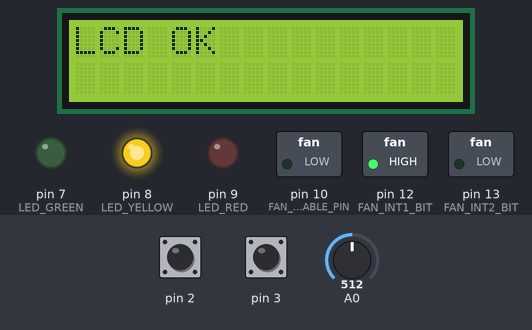
Bench run of a sketch on a simulated Arduino Mega 2560, built with avr-gcc and run on an emulated ATmega2560. Parts: 16×2 character LCD, switched loads named in the sketch (green lamp = pin HIGH), output pins drawn as LEDs (lit = HIGH). Inputs (shaded band) come from the test bench; at power-on: pin 2 HIGH, A0 = 512, pin 3 HIGH. The local clock reads 2024-03-15 10:24:30 at power-on unless the sketch sets it; what the sketch prints to the serial monitor is not drawn.

Above: at 1.2 s.
1.3 s: pin 2 pulled LOW for 0.15 s
At 2.5 s:
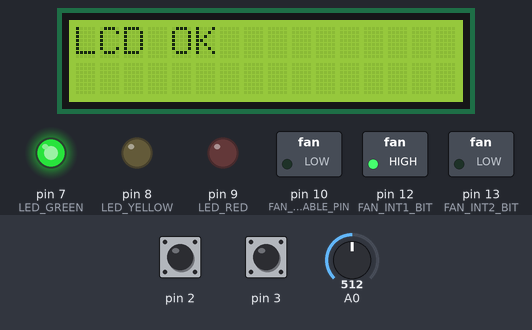
2.9 s: A0 set to 0
At 3.7 s:
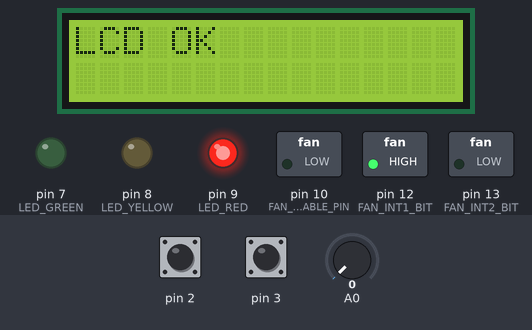
Timing chart, 0 to 5.9 s (numbered marks = the images above; inputs shaded):
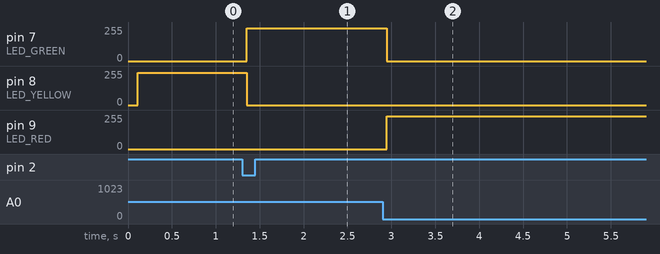

Measured:
- after the input at 1.3 s, pin 7 (LED_GREEN): 0/255 → 247/255 after 0.05 s; pin 8 (LED_YELLOW): 243/255 → 0/255 after 0.05 s
- after the input at 2.9 s, pin 7 (LED_GREEN): 247/255 → 0/255 after 0.05 s; pin 9 (LED_RED): 0/255 → 246/255 after 0.05 s

The sketch:

project_code.ino
```cpp
//////////
// Author: Alex Hoffman
// Last Updated: 12/12/2025
// Disc: Final project program for Arduino Mega
// Class: CPE 301-1001
// Date Due: 12/13/2025
//////////

/////
// Allowed libraries
/////
#include <Stepper.h>
#include <LiquidCrystal.h>
#include <DHT.h>
#include <RTClib.h>

/////
// Global state & enums
/////
typedef enum {
    STATE_DISABLED,
    STATE_IDLE,
    STATE_RUNNING,
    STATE_ERROR
} CoolerState;

volatile CoolerState currentState = STATE_DISABLED;

// ISR flags
volatile bool startPressed = false;
volatile bool resetPressed = false;

/////
// GPIO registers for LEDs and fan
/////
volatile unsigned char* ddr_b = (unsigned char*)0x24;
volatile unsigned char* port_b = (unsigned char*)0x25;

volatile unsigned char* ddr_h = (unsigned char*)0x101;
volatile unsigned char* port_h = (unsigned char*)0x102;

/////
// LEDs
/////
#define LED_GREEN   4 // PH4
#define LED_YELLOW  5 // PH5
#define LED_RED     6 // PH6

void gpioInit() {
    *ddr_h |= (1 << LED_GREEN) | (1 << LED_YELLOW) | (1 << LED_RED);
}

void allLedsOff() {
    *port_h &= ~((1 << LED_GREEN) | (1 << LED_YELLOW) | (1 << LED_RED));
}

void setGreenLed() {
    allLedsOff(); *port_h |= (1 << LED_GREEN);
}
void setYellowLed() {
    allLedsOff(); *port_h |= (1 << LED_YELLOW);
}
void setRedLed() {
    allLedsOff(); *port_h |= (1 << LED_RED);
}

/////
// Fan motor
/////
#define FAN_ENABLE_PIN  10 // OC2A - PB4
#define FAN_INT1_BIT    6 // PB6
#define FAN_INT2_BIT    7 // PB7

#define FAN_SPEED   200

void fanInit() {
    // Set PB6 and PB7 as outputs
    *ddr_b |= (1 << FAN_INT1_BIT) | (1 << FAN_INT2_BIT);

    // Sets direction
    *port_b |= (1 << FAN_INT1_BIT);
    *port_b &= ~(1 << FAN_INT2_BIT);

    analogWrite(FAN_ENABLE_PIN, 0);
}

void fanOn() {
    analogWrite(FAN_ENABLE_PIN, FAN_SPEED);
}
void fanOff() {
    analogWrite(FAN_ENABLE_PIN, 0);
}

/////
// ADC - Water sensor
/////
volatile unsigned char* my_admux = (unsigned char*)0x7C;
volatile unsigned char* my_adcsrb = (unsigned char*)0x7B;
volatile unsigned char* my_adcsra = (unsigned char*)0x7A;
volatile unsigned char* my_adcl = (unsigned char*)0x78;
volatile unsigned char* my_adch = (unsigned char*)0x79;

#define WATER_LOW_THRESHOLD 200

void adc_init() {
    *my_adcsra |= 0x80;
    *my_adcsra &= 0xDF;
    *my_adcsra &= 0xF7;
    *my_adcsra &= 0xF8;
    *my_adcsrb &= 0xF7;
    *my_adcsrb &= 0xF8;
    *my_admux &= 0x7F;
    *my_admux |= 0x40;
    *my_admux &= 0xDF;
    *my_admux &= 0xE0;
}

unsigned int readWaterLevelADC() {
    *my_admux &= 0xE0;
    *my_adcsrb &= 0xF7;
    *my_adcsra |= 0x40;
    while(*my_adcsra & 0x40);

    return (((unsigned int)*my_adch << 8) | *my_adcl) & 0x03FF;
}

bool isWaterLow() {
    return readWaterLevelADC() < WATER_LOW_THRESHOLD;
}

/////
// UART
/////
#define TBE 0x20

volatile unsigned char* my_ucsr0a = (unsigned char*)0x00C0;
volatile unsigned char* my_ucsr0b = (unsigned char*)0x00C1;
volatile unsigned char* my_ucsr0c = (unsigned char*)0x00C2;
volatile unsigned int* my_ubrr0 = (unsigned int*)0x00C4;
volatile unsigned char* my_udr0 = (unsigned char*)0x00C6;

void U0init(unsigned long baud) {
    unsigned int tbaud = (16000000/16/baud) - 1;
    *my_ucsr0a = 0x20;
    *my_ucsr0b = 0x18;
    *my_ucsr0c = 0x06;
    *my_ubrr0 = tbaud;
}

void U0putchar(unsigned char c) {
    while(!(*my_ucsr0a & TBE));
    *my_udr0 = c;
}

void uartPrint(const char* s) {
    while(*s) U0putchar(*s++);
}

/////
// RTC
/////
RTC_DS1307 rtc;

void rtcInit() {
    rtc.begin();
    if(!rtc.isrunning()) {
        rtc.adjust(DateTime(F(__DATE__), F(__TIME__)));
    }
}

void logEvent(const char* msg) {
    DateTime now = rtc.now();
    char buf[64];
    snprintf(buf, sizeof(buf),
        "[%04d-%02d-%02d %02d:%02d:%02d] %s\n",
        now.year(), now.month(), now.day(),
        now.hour(), now.minute(), now.second(), msg);
    uartPrint(buf);
}

/////
// Stepper
/////
#define STEPS_PER_REV 2048
#define STEPPER_PIN_1 22
#define STEPPER_PIN_2 24
#define STEPPER_PIN_3 26
#define STEPPER_PIN_4 28

Stepper ventStepper(STEPS_PER_REV,
    STEPPER_PIN_1, STEPPER_PIN_3,
    STEPPER_PIN_2, STEPPER_PIN_4);

int currentVentStep = 0;

void stepperInit() {
    ventStepper.setSpeed(10);
}

/////
// DHT11 & LCD
/////
#define DHT_PIN  55
#define DHT_TYPE DHT11

DHT dht(DHT_PIN, DHT_TYPE);

float currentTempC = 0;
float currentHumidity = 0;
unsigned long lastDHTRead = 0;

#define TEMP_HIGH_THRESHOLD 10.0
#define DHT_INTERVAL        60000UL

bool tempAboveThreshold() {
    return currentTempC > TEMP_HIGH_THRESHOLD;
}

void updateTempHumidity() {
    unsigned long now = millis();
    if(now - lastDHTRead < DHT_INTERVAL) return;

    lastDHTRead = now;

    float t = dht.readTemperature();
    float h = dht.readHumidity();

    if(!isnan(t) && !isnan(h)) {
        currentTempC = t;
        currentHumidity = h;
    }
}

LiquidCrystal lcd(49, 48, 47, 46, 45, 44);

/////
// ISR fxns
/////
void startISR() {
    startPressed = true;
}
void resetISR() {
    resetPressed = true;
}

/////
// State machine logic
/////
void transitionTo(CoolerState next) {
    if(currentState == next) return;
    fanOff();
    logEvent("STATE CHANGE");
    currentState = next;
}

void handleISRFlags() {
    if(startPressed && currentState == STATE_DISABLED) {
        startPressed = false;
        transitionTo(STATE_IDLE);
    }
    if(resetPressed && currentState == STATE_ERROR && !isWaterLow()) {
        resetPressed = false;
        transitionTo(STATE_IDLE);
    }
}

/////
// setup() and loop()
/////
void setup() {
    gpioInit();
    volatile unsigned char* port_e = (unsigned char*)0x2E;
    *port_e |= (1 << 4) | (1 << 5);
    fanInit();
    adc_init();
    U0init(9600);
    uartPrint("UART OK\n");
    rtcInit();
    stepperInit();
    dht.begin();
    lcd.begin(16, 2);
    lcd.setCursor(0,0);
    lcd.print("LCD OK");

    attachInterrupt(digitalPinToInterrupt(2), startISR, FALLING);
    attachInterrupt(digitalPinToInterrupt(3), resetISR, FALLING);
}

void loop() {
    updateTempHumidity();
    handleISRFlags();

    switch (currentState) {
        case STATE_DISABLED:
            setYellowLed();
            fanOff();
            break;

        case STATE_IDLE:
            setGreenLed();
            fanOff();
            if(isWaterLow()) transitionTo(STATE_ERROR);
            else if(tempAboveThreshold()) transitionTo(STATE_RUNNING);
            break;

        case STATE_RUNNING:
            fanOn();
            if(isWaterLow()) transitionTo(STATE_ERROR);
            else if(!tempAboveThreshold()) transitionTo(STATE_IDLE);
            break;

        case STATE_ERROR:
            setRedLed();
            fanOff();
            break;
    }
}
```
